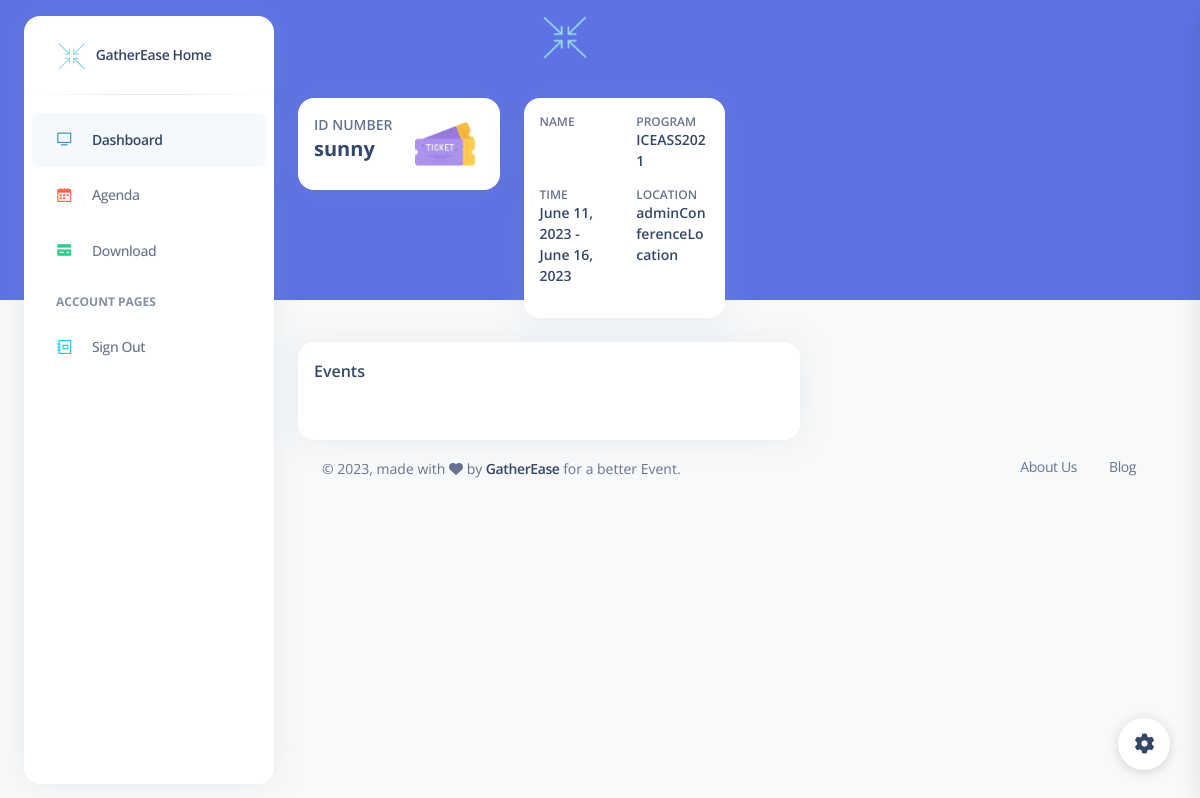
The page / (signed in) on the database as committed earlier.
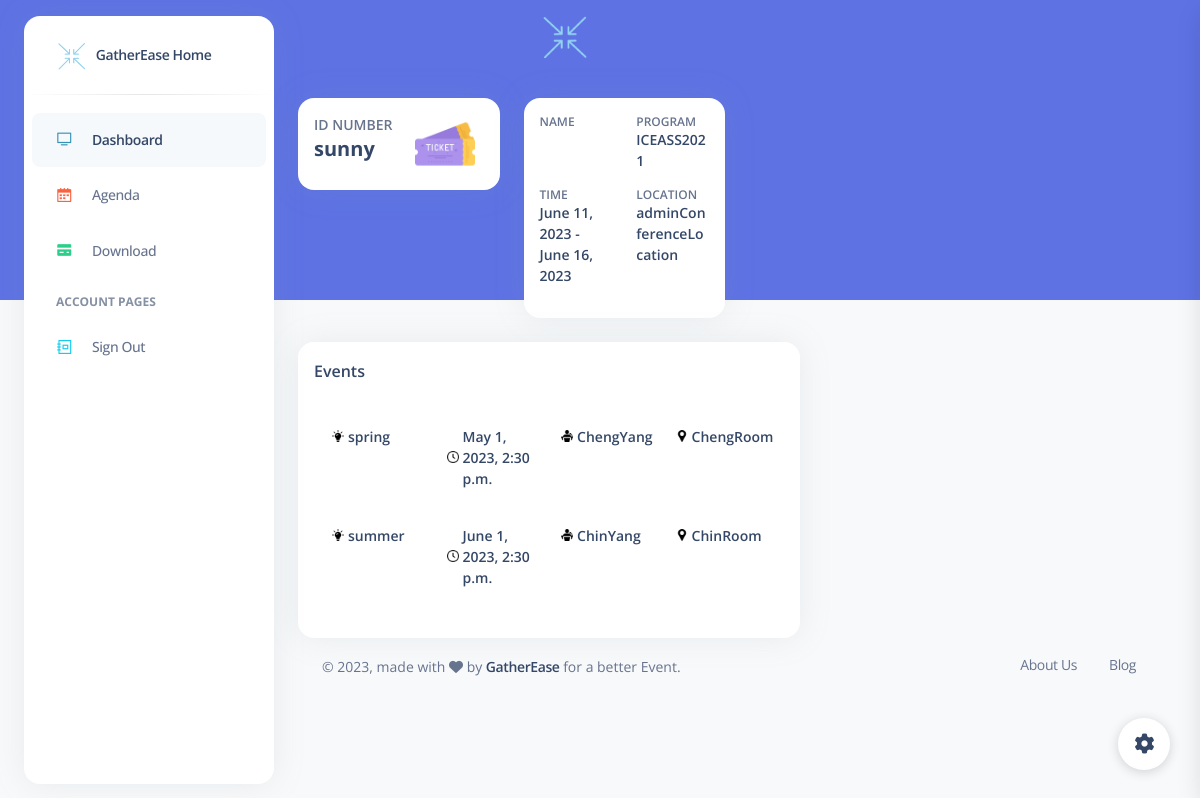
The same page on the database as committed later.
### authentication/models.py (models this page shows, shortened)
class UserProfile(models.Model):
    user = models.OneToOneField(
        User, on_delete=models.CASCADE, primary_key=True)
    userCategory = models.CharField(max_length=20)
    userCountry = models.CharField(max_length=20)
    conference = models.ForeignKey(Conference, on_delete=models.CASCADE)

class Conference(models.Model):
    conferenceCode = models.CharField(max_length=20, primary_key=True)
    conferenceName = models.CharField(max_length=20, default='adminConference')
    conferenceStartDate = models.DateField(default=CONFERENCE_START_DATE)
    conferenceEndDate = models.DateField(default=CONFERENCE_END_DATE)
    conferenceLocation = models.CharField(
        max_length=30, default='adminLocation')
    conferenceType = models.CharField(max_length=20, default='adminType')
    agenda = models.FileField(upload_to='agenda/')
    proceedings = models.FileField(upload_to='proceedings/')

class Event(models.Model):
    eventCode = models.CharField(max_length=20, primary_key=True)
    eventTheme = models.CharField(max_length=20)
    eventStartTime = models.DateTimeField()
    eventEndTime = models.DateTimeField()
    conference = models.ForeignKey(Conference, on_delete=models.CASCADE)
    keynoteSpeaker = models.CharField(max_length=20)
    eventRoom = models.CharField(max_length=20)

### authentication/views.py (the view)
# urls.py: path('', views.home, name='home'),
def home(request):
    user = request.user
    if user.is_authenticated:
        userProfile = UserProfile.objects.get(user=user)
        conference = userProfile.conference
        events_now, events_following = get_events(request)
        context = {'userProfile': userProfile,
                   'conference': conference,
                   'events_now': events_now,
                   'events_following': events_following
                   }
        return render(request, 'authentication/index1.html', context)
    return render(request, 'authentication/index.html')

### authentication/api_utils.py (called while the page is built)
def get_events(request):
    user = request.user
    if user.is_authenticated:
        local_timezone = pytz.timezone('America/Los_Angeles')
        now = datetime.now(local_timezone) #UTC time
        events_now = Event.objects.filter(conference = UserProfile.objects.get(user=user).conference,
                                    eventStartTime__lte = now,
                                    eventEndTime__gte = now,
                                    ).order_by('eventStartTime')
        events_following = Event.objects.filter(conference = UserProfile.objects.get(user=user).conference,
                                    eventStartTime__gte = now,
                                    ).order_by('eventStartTime')
        print(events_following)
        return (events_now, events_following)
    return None

### templates/authentication/index1.html (shortened to what this page needs)
{% load static %}
<!DOCTYPE html>
<html lang="en">
<head>
  <link href="./static/css/nucleo-icons.css" rel="stylesheet" />
  <link href="./static/css/nucleo-svg.css" rel="stylesheet" />
  <link href="./static/css/nucleo-svg.css" rel="stylesheet" />
  <link id="pagestyle" href="./static/css/argon-dashboard.css?v=2.0.4" rel="stylesheet" />
</head>
<body class="g-sidenav-show   bg-gray-100">
  {% if user.is_authenticated %}
  <aside class="sidenav bg-white navbar navbar-vertical navbar-expand-xs border-0 border-radius-xl my-3 fixed-start ms-4 " id="sidenav-main">
    <div class="sidenav-header">
      <a class="navbar-brand m-0" href="#" target="_blank">
        <img src="./static/img/logo1.png" class="navbar-brand-img h-100" alt="main_logo">
        <span class="ms-1 font-weight-bold">GatherEase Home</span>
      </a>
    </div>
    <hr class="horizontal dark mt-0">
    <div class="collapse navbar-collapse  w-auto " id="sidenav-collapse-main">
      <ul class="navbar-nav">
        <li class="nav-item">
          <a class="nav-link active" href="">
            <div class="icon icon-shape icon-sm border-radius-md text-center me-2 d-flex align-items-center justify-content-center">
              <i class="ni ni-tv-2 text-primary text-sm opacity-10"></i>
            </div>
            <span class="nav-link-text ms-1">Dashboard</span>
          </a>
        </li>
        <li class="nav-item">
          <a class="nav-link " href="/agenda/">
            <div class="icon icon-shape icon-sm border-radius-md text-center me-2 d-flex align-items-center justify-content-center">
              <i class="ni ni-calendar-grid-58 text-warning text-sm opacity-10"></i>
            </div>
            <span class="nav-link-text ms-1">Agenda</span>
          </a>
        </li>
        <li class="nav-item">
          <a class="nav-link " href="/download/">
            <div class="icon icon-shape icon-sm border-radius-md text-center me-2 d-flex align-items-center justify-content-center">
              <i class="ni ni-credit-card text-success text-sm opacity-10"></i>
            </div>
            <span class="nav-link-text ms-1">Download</span>
          </a>
        </li>
        <li class="nav-item mt-3">
          <h6 class="ps-4 ms-2 text-uppercase text-xs font-weight-bolder opacity-6">Account pages</h6>
        </li>
        <li class="nav-item">
          <a class="nav-link " href="/signout/">
            <div class="icon icon-shape icon-sm border-radius-md text-center me-2 d-flex align-items-center justify-content-center">
              <i class="ni ni-collection text-info text-sm opacity-10"></i>
            </div>
            <span class="nav-link-text ms-1">Sign Out</span>
          </a>
        </li>
      </ul>
    </div>
  </aside>
  <main class="main-content position-relative border-radius-lg ">
    <nav class="navbar navbar-main navbar-expand-lg px-0 mx-4 shadow-none border-radius-xl " id="navbarBlur" data-scroll="false">
      <div class="container-fluid py-1 px-3">
        <nav aria-label="breadcrumb">
          <div class="logo-container" style="display: flex; justify-content: center; align-items: center;">
            <img src="./static/img/logo1.png" alt="GatherEase Logo" style="max-width: 10%; max-height: 10%;">
          </div>
        </nav>
      </div>
    </nav>
    <div class="container-fluid py-4">
      <div class="row">
        <div class="col-xl-3 col-sm-6 mb-xl-0 mb-4">
          <div class="card">
              <div class="card-body p-3">
                  <div class="row">
                      <div class="col-8">
                          <div class="numbers">
                              <p class="text-sm mb-0 text-uppercase font-weight-bold">ID Number</p>
                              <h5 class="font-weight-bolder">
                                  {{ user.username }}
                              </h5>
                          </div>
                      </div>
                      <div class="col-4 text-end">
                          <div class="d-flex justify-content-end align-items-center" style="height: 100%;">
                              <img src="./static/img/ticket.png" alt="ticket flag" style="width: 60px; height: 60px; margin-right: 8px;">
                          </div>
                      </div>
                  </div>
              </div>
          </div>
          </div>
          <div class="col-xl-3 col-sm-6 mb-xl-0 mb-4">
              <div class="card">
                  <div class="card-body p-3">
                      <div class="row">
                          <div class="col-6">
                              <div class="numbers">
                                  <p class="text-xs font-weight-bold mb-0">NAME</p>
                              </div>
                          </div>
                          <div class="col-6">
                              <div class="numbers">
                                  <p class="text-xs font-weight-bold mb-0">PROGRAM</p>
                                  <h6 class="text-sm mb-3">{{ user.userprofile.conference.conferenceCode }}</h6>
                              </div>
                          </div>
                      </div>
                      <div class="row">
                          <div class="col-6">
                              <div class="numbers">
                                  <p class="text-xs font-weight-bold mb-0">TIME</p>
                                  <h6 class="text-sm mb-3">{{ user.userprofile.conference.conferenceStartDate }} - {{ user.userprofile.conference.conferenceEndDate }}</h6>
                              </div>
                          </div>
                          <div class="col-6">
                              <div class="numbers">
                                  <p class="text-xs font-weight-bold mb-0">LOCATION</p>
                                  <h6 class="text-sm mb-3">{{ user.userprofile.conference.conferenceLocation }}</h6>
                              </div>
                          </div>
                      </div>
                  </div>
              </div>
          </div>
      </div>
      <div class="row mt-4">
        <div class="col-lg-7 mb-lg-0 mb-4">
          <div class="card">
            <div class="card-header pb-0 p-3">
              <div class="d-flex justify-content-between">
                <h6 class="mb-2">Events</h6>
              </div>
            </div>
            <div class="card-body">
              {% for event in events_following %}
              <div class="row mb-3" style="padding: 10px;">
                <div class="col-6 col-md-3">
                  <div style="display: flex; align-items: center;">
                    <img src="./static/img/icons/event/topic.png" alt="Event flag" style="margin-right: 4px; height: 12px;">
                    <h6 class="text-sm mb-0">{{ event.eventTheme }}</h6>
                  </div>
                </div>
                <div class="col-6 col-md-3">
                  <div style="display: flex; align-items: center;">
                    <img src="./static/img/icons/event/time1.png" alt="Event flag" style="margin-right: 4px; height: 12px;">
                    <h6 class="text-sm mb-0">{{ event.eventStartTime }}</h6>
                  </div>
                </div>
                <div class="col-6 col-md-3">
                  <div style="display: flex; align-items: center;">
                    <img src="./static/img/icons/event/speaker.png" alt="Event flag" style="margin-right: 4px; height: 12px;">
                    <h6 class="text-sm mb-0">{{ event.keynoteSpeaker }}</h6>
                  </div>
                </div>
                <div class="col-6 col-md-3">
                  <div style="display: flex; align-items: center;">
                    <img src="./static/img/icons/event/room1.png" alt="Event flag" style="margin-right: 4px; height: 12px;">
                    <h6 class="text-sm mb-0">{{ event.eventRoom }}</h6>
                  </div>
                </div>
              </div>
              {% endfor %}
            </div>
          </div>
        </div>
      </div>
      <footer class="footer pt-3  ">
        <div class="container-fluid">
          <div class="row align-items-center justify-content-lg-between">
            <div class="col-lg-6 mb-lg-0 mb-4">
              <div class="copyright text-center text-sm text-muted text-lg-start">
                © ,
                made with <i class="fa fa-heart"></i> by
                <a href="https://www.creative-tim.com" class="font-weight-bold" target="_blank">GatherEase</a>
                for a better Event.
              </div>
            </div>
            <div class="col-lg-6">
              <ul class="nav nav-footer justify-content-center justify-content-lg-end">
                <li class="nav-item">
                  <a href="https://www.creative-tim.com/presentation" class="nav-link text-muted" target="_blank">About Us</a>
                </li>
                <li class="nav-item">
                  <a href="https://www.creative-tim.com/blog" class="nav-link text-muted" target="_blank">Blog</a>
                </li>
              </ul>
            </div>
          </div>
        </div>
      </footer>
    </div>
  </main>
  <div class="fixed-plugin">
    <a class="fixed-plugin-button text-dark position-fixed px-3 py-2">
      <i class="fa fa-cog py-2"> </i>
    </a>
  </div>
  {% endif %}
</body>
</html>

### static/css/nucleo-svg.css (style rules this page uses)
.icon { display: inline-block; color: #111111; height: 1em; width: 1em; }
.icon-sm { height: 0.8em; width: 0.8em; }
.icon { fill: currentColor; stroke: none; }

Rows that differ between the two databases and show on the page:
added Event: eventTheme "spring", eventStartTime "May 1, 2023, 2:30 p.m.", keynoteSpeaker "ChengYang", eventRoom "ChengRoom"
added Event: eventTheme "summer", eventStartTime "June 1, 2023, 2:30 p.m.", keynoteSpeaker "ChinYang", eventRoom "ChinRoom"
